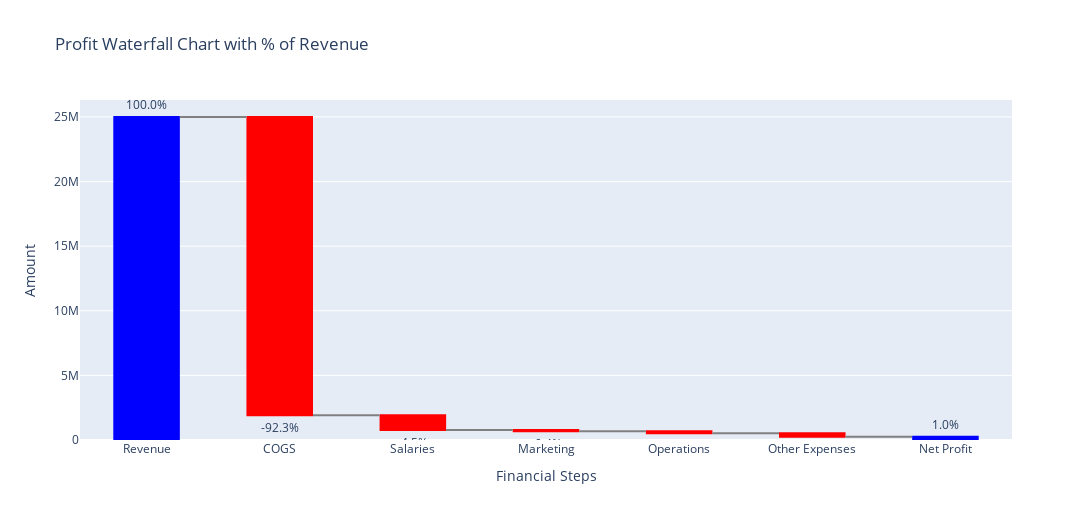

The notebook cell this image was saved under:
### Code cell
# ! pip install plotly
import plotly.graph_objects as go

fig = go.Figure(go.Waterfall(
    name = "Financial Breakdown",
    orientation = "v",
    measure = waterfall_df['type'],       # 'absolute', 'relative', 'total'
    x = waterfall_df['label'],
    textposition = "outside",
    y = waterfall_df['value'],
    text = waterfall_df['percent_of_revenue'].round(1).astype(str) + '%',  # Show percentages as labels
    connector = {"line":{"color":"gray"}},
    increasing = {"marker":{"color":"green"}},
    decreasing = {"marker":{"color":"red"}},
    totals = {"marker":{"color":"blue"}}
))

fig.update_layout(
    title = "Profit Waterfall Chart with % of Revenue",
    waterfallgap = 0.5,
    yaxis_title = "Amount",
    xaxis_title = "Financial Steps",
    autosize=False,              # Set to False to manually control size
    width=1120,                  # Width in pixels (e.g., 1200px)
    height=520,                  # Height in pixels (e.g., 600px)
    showlegend=False
)

fig.show()

### Figure 1 — Plotly figure (JSON) as saved in the notebook; plotly's stock layout.template omitted (floating-point values rounded to 4 significant figures)
{"data": [{"connector": {"line": {"color": "gray"}}, "decreasing": {"marker": {"color": "red"}}, "increasing": {"marker": {"color": "green"}}, "measure": ["absolute", "relative", "relative", "relative", "relative", "relative", "total"], "name": "Financial Breakdown", "orientation": "v", "text": ["100.0%", "-92.3%", "-4.5%", "-0.4%", "-0.7%", "-1.0%", "1.0%"], "textposition": "outside", "totals": {"marker": {"color": "blue"}}, "type": "waterfall", "x": ["Revenue", "COGS", "Salaries", "Marketing", "Operations", "Other Expenses", "Net Profit"], "y": [24990000.0, -23080000.0, -1135000.0, -100800.0, -167500.0, -261700.0, 252400.0]}], "layout": {"autosize": false, "height": 520, "showlegend": false, "title": {"text": "Profit Waterfall Chart with % of Revenue"}, "waterfallgap": 0.5, "width": 1120, "xaxis": {"title": {"text": "Financial Steps"}}, "yaxis": {"title": {"text": "Amount"}}}}
